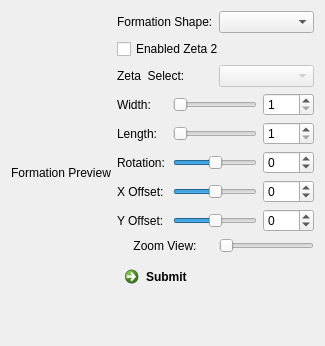
      <widget class="QWidget" name="swarmTab">
       <attribute name="title">
        <string>Swarm</string>
       </attribute>
       <layout class="QHBoxLayout" name="horizontalLayout_15">
        <item>
         <layout class="QVBoxLayout" name="verticalLayout_8">
          <item>
           <widget class="QLabel" name="label_18">
            <property name="sizePolicy">
             <sizepolicy hsizetype="Minimum" vsizetype="Minimum">
              <horstretch>0</horstretch>
              <verstretch>0</verstretch>
             </sizepolicy>
            </property>
            <property name="text">
             <string>Formation Preview</string>
            </property>
            <property name="alignment">
             <set>Qt::AlignCenter</set>
            </property>
           </widget>
          </item>
          <item>
           <layout class="QGridLayout" name="glLayout">
            <property name="sizeConstraint">
             <enum>QLayout::SetMaximumSize</enum>
            </property>
           </layout>
          </item>
         </layout>
        </item>
        <item>
         <layout class="QVBoxLayout" name="verticalLayout_4">
          <item>
           <layout class="QVBoxLayout" name="verticalLayout_6">
            <item>
             <layout class="QHBoxLayout" name="horizontalLayout_12">
              <item>
               <widget class="QLabel" name="label_13">
                <property name="sizePolicy">
                 <sizepolicy hsizetype="Minimum" vsizetype="Preferred">
                  <horstretch>0</horstretch>
                  <verstretch>0</verstretch>
                 </sizepolicy>
                </property>
                <property name="text">
                 <string>Formation Shape:</string>
                </property>
               </widget>
              </item>
              <item>
               <widget class="QComboBox" name="shapeSelection">
                <property name="sizePolicy">
                 <sizepolicy hsizetype="Minimum" vsizetype="Fixed">
                  <horstretch>0</horstretch>
                  <verstretch>0</verstretch>
                 </sizepolicy>
                </property>
               </widget>
              </item>
             </layout>
            </item>
            <item>
             <widget class="QCheckBox" name="Zeta2Checkbox">
              <property name="text">
               <string>Enabled Zeta 2</string>
              </property>
             </widget>
            </item>
            <item>
             <layout class="QHBoxLayout" name="horizontalLayout_11">
              <item>
               <widget class="QLabel" name="label_29">
                <property name="sizePolicy">
                 <sizepolicy hsizetype="Minimum" vsizetype="Preferred">
                  <horstretch>0</horstretch>
                  <verstretch>0</verstretch>
                 </sizepolicy>
                </property>
                <property name="text">
                 <string>Zeta  Select:</string>
                </property>
               </widget>
              </item>
              <item>
               <widget class="QComboBox" name="ZetaSelectBox">
                <property name="enabled">
                 <bool>false</bool>
                </property>
                <property name="sizePolicy">
                 <sizepolicy hsizetype="Minimum" vsizetype="Fixed">
                  <horstretch>0</horstretch>
                  <verstretch>0</verstretch>
                 </sizepolicy>
                </property>
               </widget>
              </item>
             </layout>
            </item>
           </layout>
          </item>
          <item>
           <layout class="QGridLayout" name="gridLayout_7">
            <item row="0" column="0">
             <widget class="QLabel" name="label_14">
              <property name="sizePolicy">
               <sizepolicy hsizetype="Minimum" vsizetype="Preferred">
                <horstretch>0</horstretch>
                <verstretch>0</verstretch>
               </sizepolicy>
              </property>
              <property name="text">
               <string>Width:</string>
              </property>
             </widget>
            </item>
            <item row="0" column="1">
             <widget class="QSlider" name="horizontalSlider_3">
              <property name="sizePolicy">
               <sizepolicy hsizetype="Minimum" vsizetype="Fixed">
                <horstretch>0</horstretch>
                <verstretch>0</verstretch>
               </sizepolicy>
              </property>
              <property name="minimum">
               <number>1</number>
              </property>
              <property name="maximum">
               <number>6</number>
              </property>
              <property name="orientation">
               <enum>Qt::Horizontal</enum>
              </property>
             </widget>
            </item>
            <item row="0" column="2">
             <widget class="QSpinBox" name="widthBox">
              <property name="minimum">
               <number>1</number>
              </property>
              <property name="maximum">
               <number>6</number>
              </property>
             </widget>
            </item>
            <item row="1" column="0">
             <widget class="QLabel" name="label_15">
              <property name="sizePolicy">
               <sizepolicy hsizetype="Minimum" vsizetype="Preferred">
                <horstretch>0</horstretch>
                <verstretch>0</verstretch>
               </sizepolicy>
              </property>
              <property name="text">
               <string>Length:</string>
              </property>
             </widget>
            </item>
            <item row="1" column="1">
             <widget class="QSlider" name="horizontalSlider_2">
              <property name="sizePolicy">
               <sizepolicy hsizetype="Minimum" vsizetype="Fixed">
                <horstretch>0</horstretch>
                <verstretch>0</verstretch>
               </sizepolicy>
              </property>
              <property name="minimum">
               <number>1</number>
              </property>
              <property name="maximum">
               <number>6</number>
              </property>
              <property name="orientation">
               <enum>Qt::Horizontal</enum>
              </property>
             </widget>
            </item>
            <item row="1" column="2">
             <widget class="QSpinBox" name="lengthBox">
              <property name="minimum">
               <number>1</number>
              </property>
              <property name="maximum">
               <number>6</number>
              </property>
             </widget>
            </item>
            <item row="2" column="0">
             <widget class="QLabel" name="label_16">
              <property name="sizePolicy">
               <sizepolicy hsizetype="Minimum" vsizetype="Preferred">
                <horstretch>0</horstretch>
                <verstretch>0</verstretch>
               </sizepolicy>
              </property>
              <property name="text">
               <string>Rotation:</string>
              </property>
             </widget>
            </item>
            <item row="2" column="1">
             <widget class="QSlider" name="horizontalSlider">
              <property name="sizePolicy">
               <sizepolicy hsizetype="Minimum" vsizetype="Fixed">
                <horstretch>0</horstretch>
                <verstretch>0</verstretch>
               </sizepolicy>
              </property>
              <property name="minimum">
               <number>-180</number>
              </property>
              <property name="maximum">
               <number>180</number>
              </property>
              <property name="orientation">
               <enum>Qt::Horizontal</enum>
              </property>
             </widget>
            </item>
            <item row="2" column="2">
             <widget class="QSpinBox" name="rotationBox">
              <property name="minimum">
               <number>-180</number>
              </property>
              <property name="maximum">
               <number>180</number>
              </property>
             </widget>
            </item>
            <item row="3" column="0">
             <widget class="QLabel" name="label_17">
              <property name="sizePolicy">
               <sizepolicy hsizetype="Minimum" vsizetype="Preferred">
                <horstretch>0</horstretch>
                <verstretch>0</verstretch>
               </sizepolicy>
              </property>
              <property name="text">
               <string>X Offset: </string>
              </property>
             </widget>
            </item>
            <item row="3" column="1">
             <widget class="QSlider" name="horizontalSlider_4">
              <property name="sizePolicy">
               <sizepolicy hsizetype="Minimum" vsizetype="Fixed">
                <horstretch>0</horstretch>
                <verstretch>0</verstretch>
               </sizepolicy>
              </property>
              <property name="minimum">
               <number>-100</number>
              </property>
              <property name="maximum">
               <number>100</number>
              </property>
              <property name="orientation">
               <enum>Qt::Horizontal</enum>
              </property>
             </widget>
            </item>
            <item row="3" column="2">
             <widget class="QSpinBox" name="XOffsetBox">
              <property name="minimum">
               <number>-100</number>
              </property>
              <property name="maximum">
               <number>100</number>
              </property>
              <property name="singleStep">
               <number>1</number>
              </property>
             </widget>
            </item>
            <item row="4" column="0">
             <widget class="QLabel" name="label_28">
              <property name="sizePolicy">
               <sizepolicy hsizetype="Minimum" vsizetype="Preferred">
                <horstretch>0</horstretch>
                <verstretch>0</verstretch>
               </sizepolicy>
              </property>
              <property name="text">
               <string>Y Offset:</string>
              </property>
             </widget>
            </item>
            <item row="4" column="1">
             <widget class="QSlider" name="horizontalSlider_5">
              <property name="sizePolicy">
               <sizepolicy hsizetype="Minimum" vsizetype="Fixed">
                <horstretch>0</horstretch>
                <verstretch>0</verstretch>
               </sizepolicy>
              </property>
              <property name="minimum">
               <number>-100</number>
              </property>
              <property name="maximum">
               <number>100</number>
              </property>
              <property name="orientation">
               <enum>Qt::Horizontal</enum>
              </property>
             </widget>
            </item>
            <item row="4" column="2">
             <widget class="QSpinBox" name="YOffsetBox">
              <property name="minimum">
               <number>-100</number>
              </property>
              <property name="maximum">
               <number>100</number>
              </property>
             </widget>
            </item>
           </layout>
          </item>
          <item>
           <layout class="QHBoxLayout" name="horizontalLayout_10">
            <item>
             <widget class="QLabel" name="label_19">
              <property name="sizePolicy">
               <sizepolicy hsizetype="Minimum" vsizetype="Preferred">
                <horstretch>0</horstretch>
                <verstretch>0</verstretch>
               </sizepolicy>
              </property>
              <property name="text">
               <string>Zoom View:</string>
              </property>
              <property name="alignment">
               <set>Qt::AlignCenter</set>
              </property>
             </widget>
            </item>
            <item>
             <widget class="QSlider" name="zoomSlider">
              <property name="sizePolicy">
               <sizepolicy hsizetype="Minimum" vsizetype="Fixed">
                <horstretch>0</horstretch>
                <verstretch>0</verstretch>
               </sizepolicy>
              </property>
              <property name="minimum">
               <number>1</number>
              </property>
              <property name="maximum">
               <number>30</number>
              </property>
              <property name="orientation">
               <enum>Qt::Horizontal</enum>
              </property>
             </widget>
            </item>
           </layout>
          </item>
          <item>
           <widget class="QCommandLinkButton" name="submitZeta">
            <property name="sizePolicy">
             <sizepolicy hsizetype="Minimum" vsizetype="Minimum">
              <horstretch>0</horstretch>
              <verstretch>0</verstretch>
             </sizepolicy>
            </property>
            <property name="text">
             <string>Submit</string>
            </property>
           </widget>
          </item>
          <item>
           <spacer name="verticalSpacer_3">
            <property name="orientation">
             <enum>Qt::Vertical</enum>
            </property>
            <property name="sizeHint" stdset="0">
             <size>
              <width>20</width>
              <height>40</height>
             </size>
            </property>
           </spacer>
          </item>
         </layout>
        </item>
       </layout>
      </widget>
